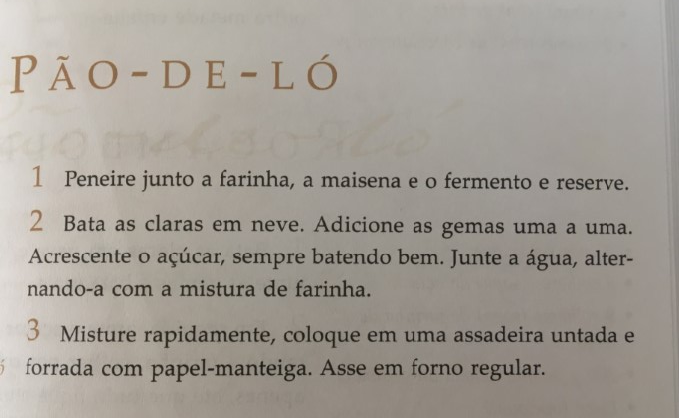
#> input picture Images/recipe01.jpg, 679 x 418 px, found by its file name
$ python otsu_method.py
#> lines starting #> are read from the running program, lines starting #| are printed output that depends on the picture; after the words box and inside, x2 and y2 are one past the last pixel; in counts of white or black regions, pixels touching at a corner belong together
import cv2
import numpy as np
import pytesseract

def show_image(window_name, image):
    cv2.imshow(window_name, image)
    cv2.waitKey(0)
    cv2.destroyWindow(window_name)

img = cv2.imread('D:\PyProjects\pythonProject\Images/recipe01.jpg')
#> img is the input picture: shape (418, 679, 3); mean B, G, R 148.8, 156.7, 162.5
gray = cv2.cvtColor(img, cv2.COLOR_BGR2GRAY)
value, otsu = cv2.threshold(gray, 0, 255, cv2.THRESH_BINARY | cv2.THRESH_OTSU)
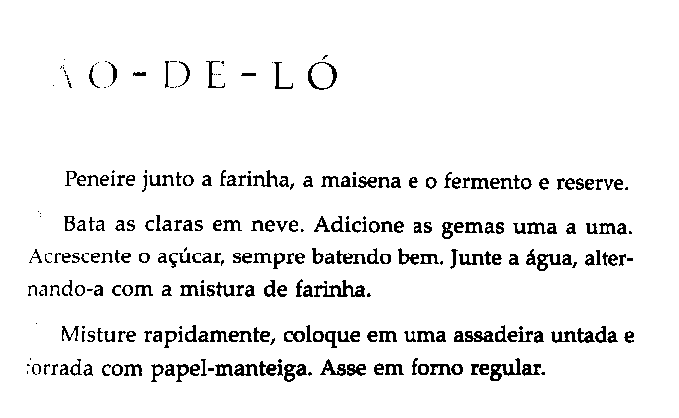
#> otsu: shape (418, 679); 93.9% white; black in thin lines or dots, all inside (x1, y1, x2, y2) = (27, 55, 634, 382)
#> value = 119
show_image('image',otsu)
print(value)
#| 119.0

$ run again, with Images/recipe02.jpg copied over Images/recipe01.jpg
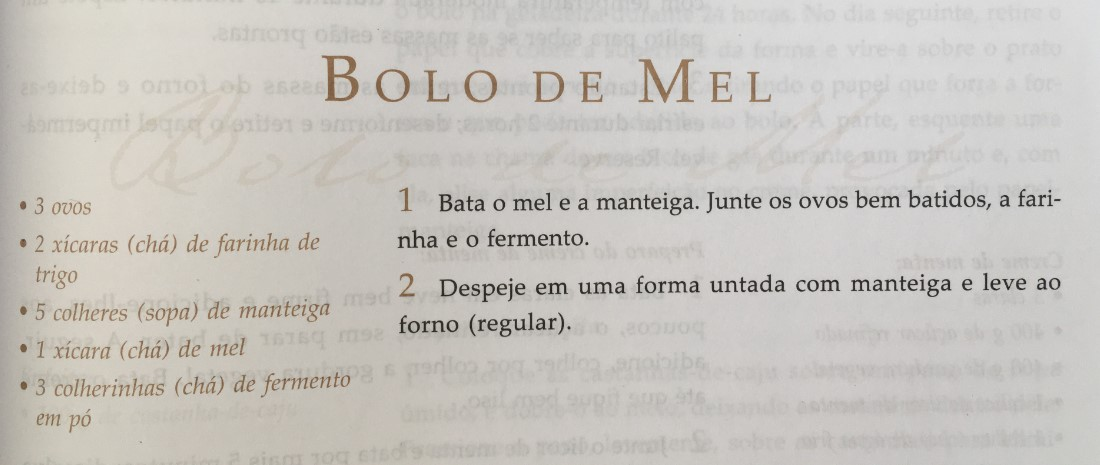
#> input picture Images/recipe02.jpg, 1100 x 465 px, found by its file name
#> img is the input picture: shape (465, 1100, 3); mean B, G, R 191.7, 196.9, 200.3
#> `value, otsu = cv2.threshold(gray, 0, 255, cv2.THRESH_BINARY | cv2.THRE..`:
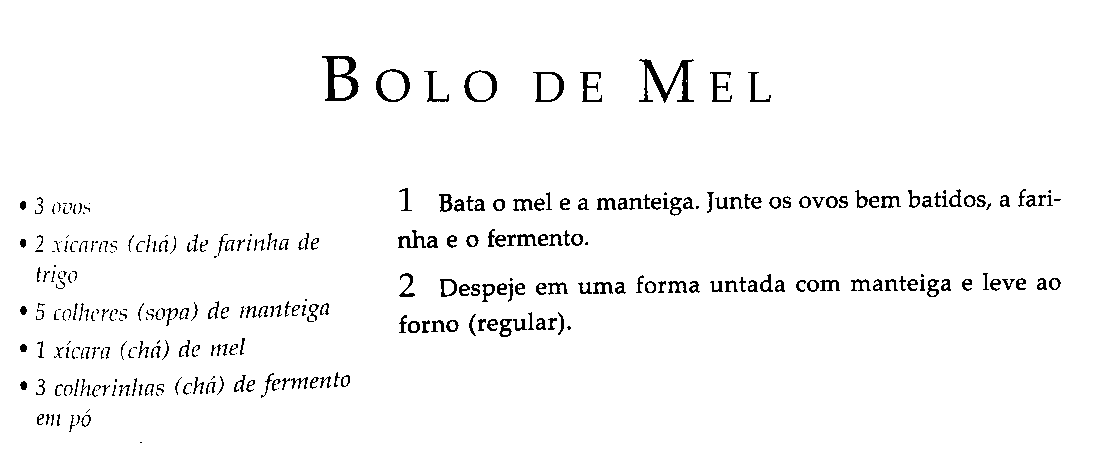
#> otsu: shape (465, 1100); 96.9% white; black in thin lines or dots, all inside (x1, y1, x2, y2) = (20, 56, 1061, 443)
#> value = 151
#| 151.0

$ run again, with Images/book01.jpg copied over Images/recipe01.jpg
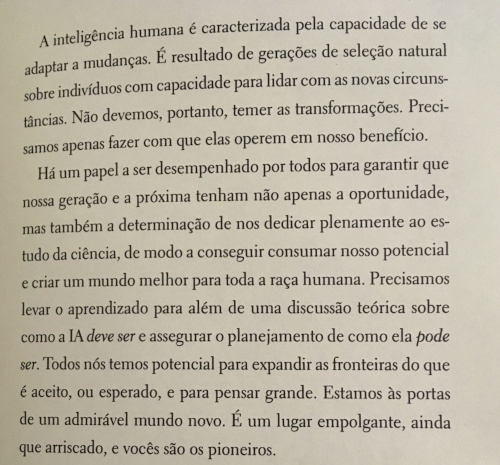
#> input picture Images/book01.jpg, 500 x 465 px, found by its file name
#> img is the input picture: shape (465, 500, 3); mean B, G, R 164.1, 180.2, 186.4
#> `gray = cv2.cvtColor(img, cv2.COLOR_BGR2GRAY)`:
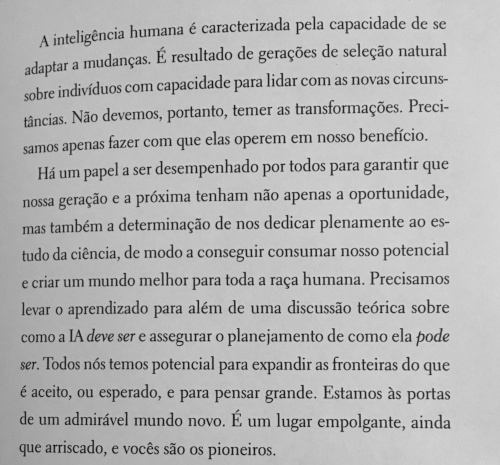
#> gray: shape (465, 500); min 19, max 216, mean 180.1
#> `value, otsu = cv2.threshold(gray, 0, 255, cv2.THRESH_BINARY | cv2.THRE..`:
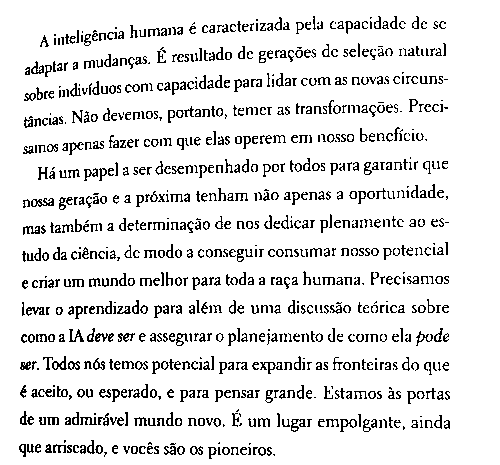
#> otsu: shape (465, 500); 89.4% white; black in thin lines or dots, all inside (x1, y1, x2, y2) = (19, 16, 450, 459)
#> value = 139
#| 139.0

$ run again, with Images/book02.jpg copied over Images/recipe01.jpg
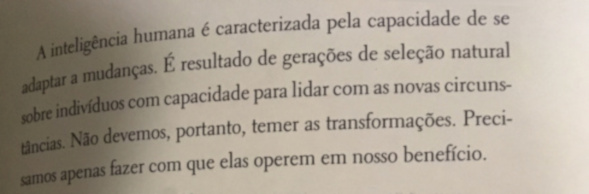
#> input picture Images/book02.jpg, 589 x 194 px, found by its file name
#> img is the input picture: shape (194, 589, 3); mean B, G, R 147.2, 160.9, 170.4
#> `value, otsu = cv2.threshold(gray, 0, 255, cv2.THRESH_BINARY | cv2.THRE..`:
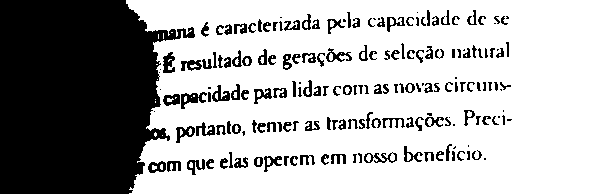
#> otsu: shape (194, 589); 67.1% white; 180 black regions (28 under 20 px), largest, box (x1, y1, x2, y2) and area: (0, 0, 195, 194) 29174, (181, 92, 207, 109) 208, (163, 52, 175, 73) 167
#> value = 147
#| 147.0
